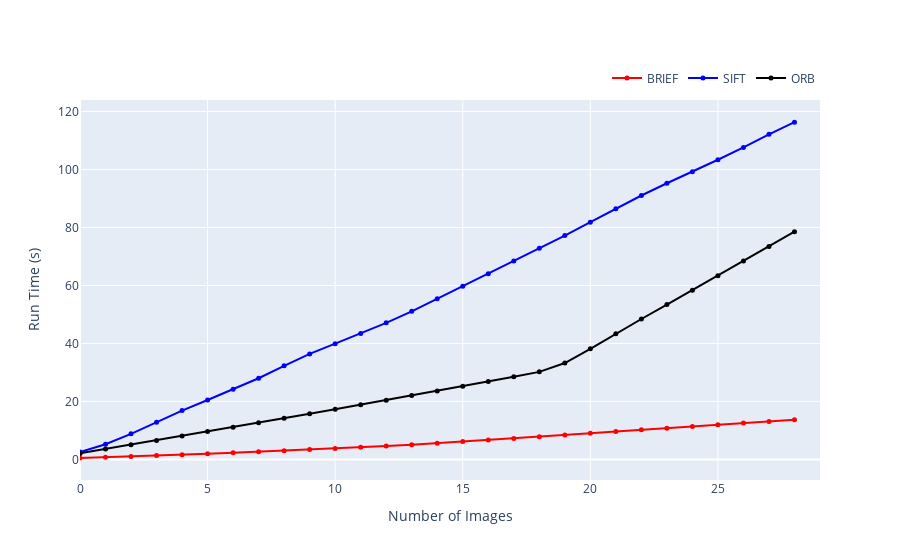

This figure's notebook cell:
### Code cell
# Lood data from pickle file (Time for Different Feature Detectors)

fig3 = go.Figure()

# Add trace for Brief detector
fig3.add_trace(go.Scatter(
    x = num_images,
    y = brief_time,
    mode = 'lines+markers',
    marker = dict(
        size = 5,
        color = 'red',
    ),
    name='BRIEF'
))


# Add trace for Sift detector
fig3.add_trace(go.Scatter(
    x = num_images,
    y = sift_time,
    mode = 'lines+markers',
    marker = dict(
        size = 5,
        color = 'blue',
    ),
    name = 'SIFT'
))

# Add trace for ORB detector
fig3.add_trace(go.Scatter(
    x = num_images,
    y = orb_time,
    mode = 'lines+markers',
    marker = dict(
        size = 5,
        color = 'black',
    ),
    name = 'ORB'
))

fig3.update_layout(
    legend=dict(
    orientation="h",
    yanchor="bottom",
    y=1.02,
    xanchor="right",
    x=1),
    xaxis_title="Number of Images",
    yaxis_title="Run Time (s)",
    xaxis_range=[0, min_images],
)

fig3.show()

### Figure 1 — Plotly figure (JSON) as saved in the notebook; plotly's stock layout.template omitted (floating-point values rounded to 4 significant figures)
{"data": [{"marker": {"color": "red", "size": 5}, "mode": "lines+markers", "name": "BRIEF", "type": "scatter", "x": [0, 1, 2, 3, 4, 5, 6, 7, 8, 9, 10, 11, 12, 13, 14, 15, 16, 17, 18, 19, 20, 21, 22, 23, 24, 25, 26, 27, 28], "y": [0.53, 0.77, 1.03, 1.31, 1.62, 1.93, 2.26, 2.62, 2.99, 3.38, 3.75, 4.16, 4.59, 5.07, 5.6, 6.16, 6.72, 7.25, 7.81, 8.38, 8.98, 9.59, 10.2, 10.78, 11.39, 11.96, 12.54, 13.11, 13.71]}, {"marker": {"color": "blue", "size": 5}, "mode": "lines+markers", "name": "SIFT", "type": "scatter", "x": [0, 1, 2, 3, 4, 5, 6, 7, 8, 9, 10, 11, 12, 13, 14, 15, 16, 17, 18, 19, 20, 21, 22, 23, 24, 25, 26, 27, 28], "y": [2.53, 5.21, 8.82, 12.83, 16.83, 20.5, 24.16, 27.99, 32.29, 36.38, 39.93, 43.46, 47.11, 51.07, 55.43, 59.75, 64.03, 68.41, 72.8, 77.18, 81.8, 86.46, 91.02, 95.24, 99.24, 103.3, 107.6, 112.1, 116.3]}, {"marker": {"color": "black", "size": 5}, "mode": "lines+markers", "name": "ORB", "type": "scatter", "x": [0, 1, 2, 3, 4, 5, 6, 7, 8, 9, 10, 11, 12, 13, 14, 15, 16, 17, 18, 19, 20, 21, 22, 23, 24, 25, 26, 27, 28], "y": [2.08, 3.57, 5.06, 6.56, 8.08, 9.59, 11.1, 12.63, 14.18, 15.72, 17.28, 18.85, 20.42, 22, 23.6, 25.21, 26.83, 28.49, 30.19, 33.23, 38.15, 43.34, 48.42, 53.39, 58.37, 63.37, 68.39, 73.4, 78.55]}], "layout": {"legend": {"orientation": "h", "x": 1, "xanchor": "right", "y": 1.02, "yanchor": "bottom"}, "xaxis": {"range": [0, 29], "title": {"text": "Number of Images"}}, "yaxis": {"title": {"text": "Run Time (s)"}}}}
